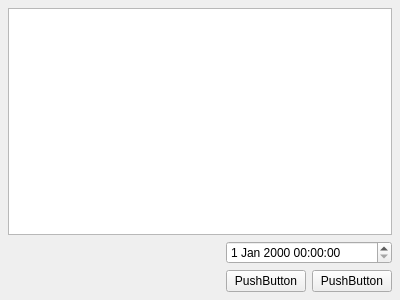
<ui version="4.0" >
 <author></author>
 <comment></comment>
 <exportmacro></exportmacro>
 <class>Form</class>
 <widget class="QWidget" name="TestUI" >
  <property name="geometry" >
   <rect>
    <x>0</x>
    <y>0</y>
    <width>400</width>
    <height>300</height>
   </rect>
  </property>
  <property name="windowTitle" >
   <string>Form</string>
  </property>
  <layout class="QGridLayout" >
   <property name="margin" >
    <number>8</number>
   </property>
   <property name="spacing" >
    <number>6</number>
   </property>
   <item row="2" column="0" >
    <spacer>
     <property name="orientation" >
      <enum>Qt::Horizontal</enum>
     </property>
     <property name="sizeHint" >
      <size>
       <width>40</width>
       <height>20</height>
      </size>
     </property>
    </spacer>
   </item>
   <item row="1" column="0" >
    <spacer>
     <property name="orientation" >
      <enum>Qt::Horizontal</enum>
     </property>
     <property name="sizeHint" >
      <size>
       <width>40</width>
       <height>20</height>
      </size>
     </property>
    </spacer>
   </item>
   <item row="2" column="2" >
    <widget class="QPushButton" name="pushButton_2" >
     <property name="text" >
      <string>PushButton</string>
     </property>
    </widget>
   </item>
   <item row="2" column="1" >
    <widget class="QPushButton" name="pushButton" >
     <property name="text" >
      <string>PushButton</string>
     </property>
    </widget>
   </item>
   <item row="1" column="1" colspan="2" >
    <widget class="QDateTimeEdit" name="dateTimeEdit" />
   </item>
   <item row="0" column="0" colspan="3" >
    <widget class="QTextEdit" name="textEdit" />
   </item>
  </layout>
 </widget>
 <pixmapfunction></pixmapfunction>
 <resources/>
 <connections/>
</ui>
